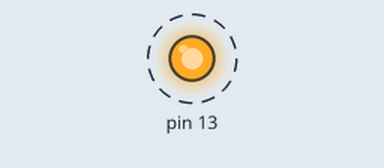
This sketch was run on a simulated Arduino Uno, built with avr-gcc and run on an emulated ATmega328P. Parts: output pins drawn as LEDs (lit = HIGH). Dashed ring = blinking.

Above: at 0.32 s.
Timing chart, 0 to 3.0 s (numbered marks = the images above):
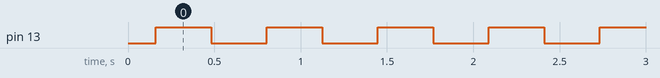

The sketch:

experimento4.ino.ino
```cpp
int flag = 1;
int lum, i;

void setup() {
  pinMode(13, OUTPUT);
}

void loop() {

    if (flag == 1) {
      i++;
      if (i >= 300) {
        flag = 0;
      }
    } else {
      i--;
      if (i <= 0) {
        flag = 1;
      }
    }
  lum = map(i, 0, 300, 0, 255);
  analogWrite(13, lum);
  delay(1);
}
```

Measured:
- by itself, pin 13: alternates HIGH for 0.32 s and LOW for 0.32 s
